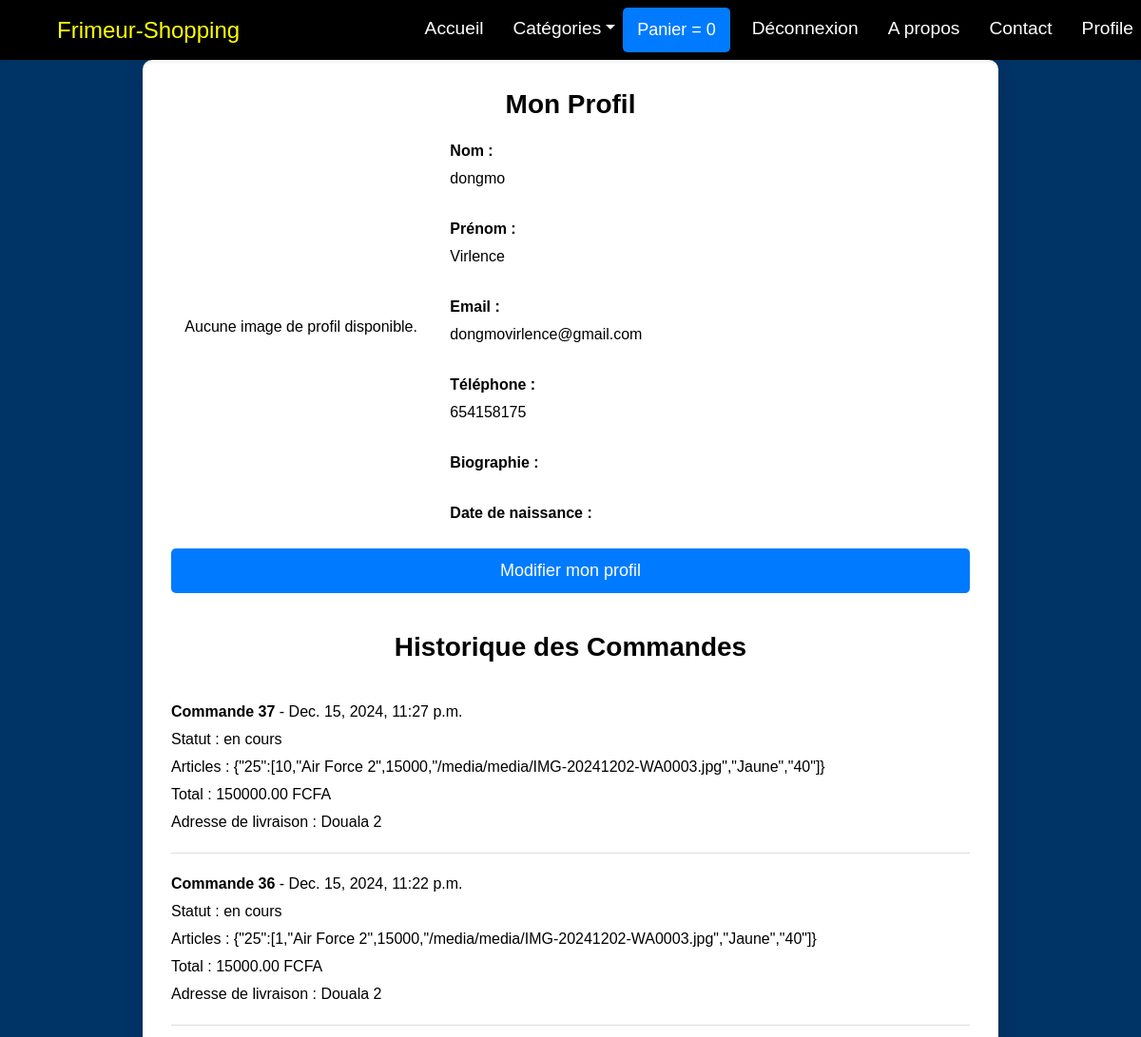
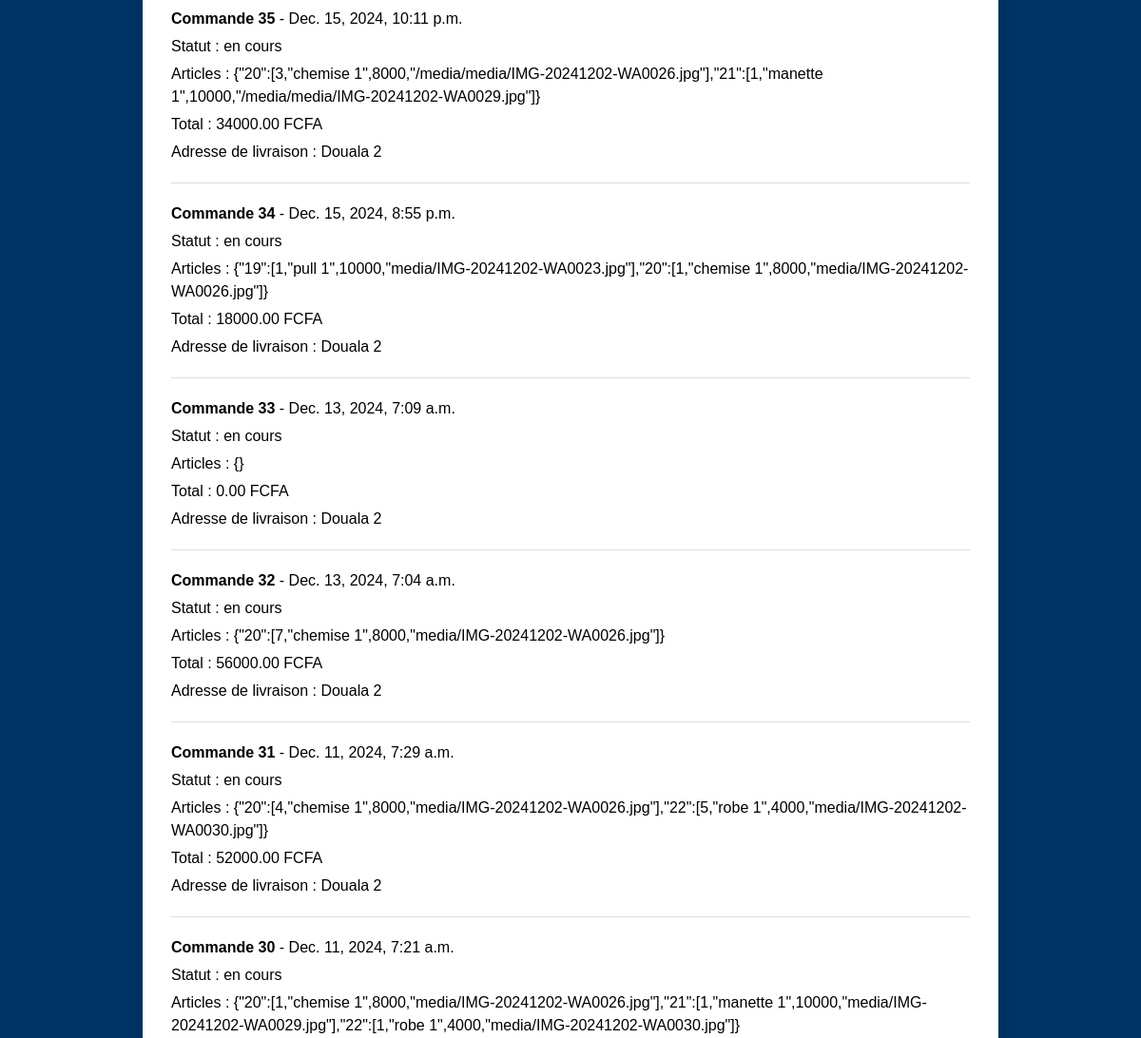
Page /Authentification_du_systeme/profile/ (signed in, upper part) on the earlier database version (2 pictures, top to bottom).
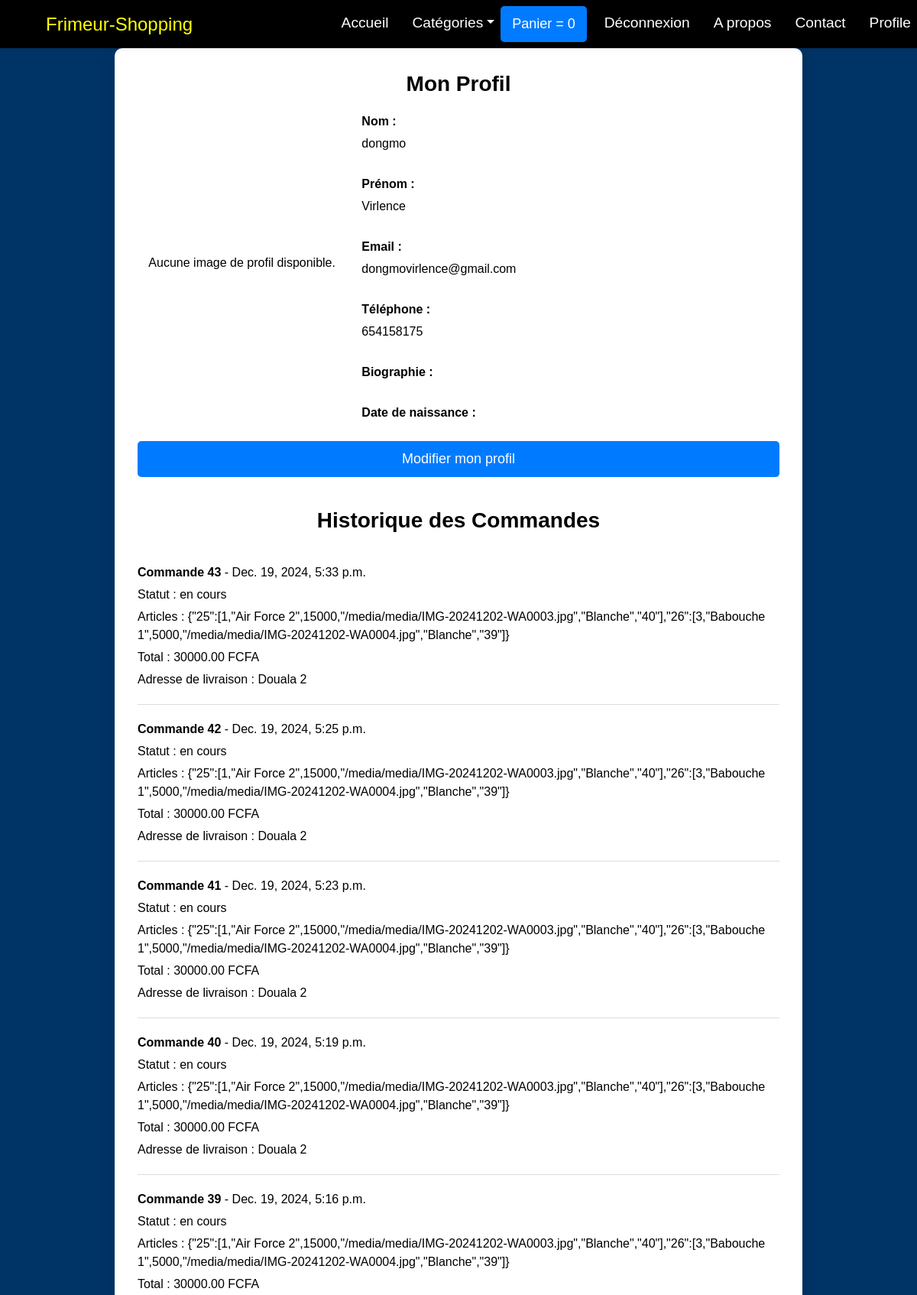
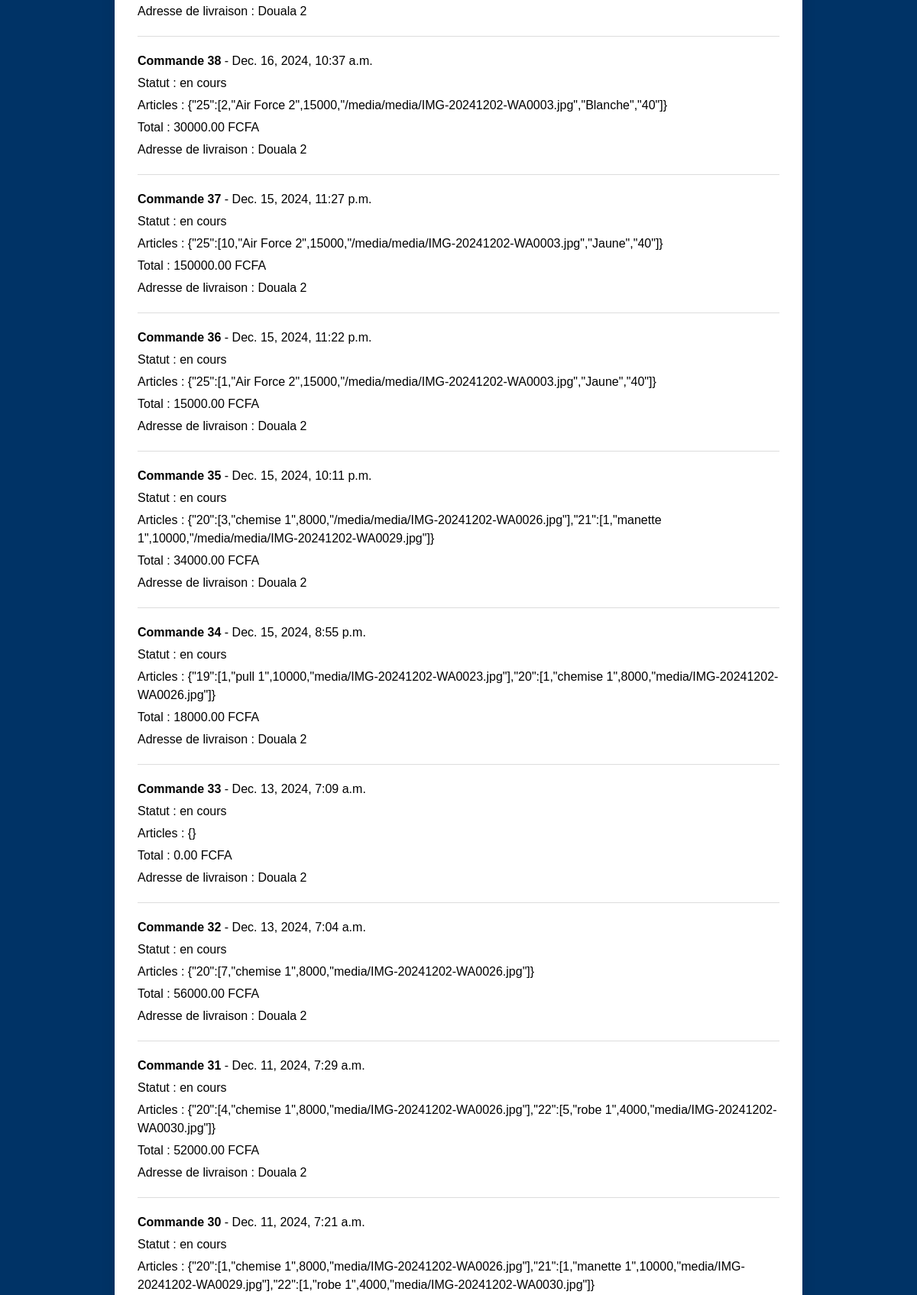
Same page on the later database version (2 pictures, top to bottom).
### Authentification_du_systeme/models.py (models this page shows, shortened)
class CustomUser(AbstractBaseUser, PermissionsMixin):
    email = models.EmailField(unique=True)
    nom = models.CharField(max_length=30)
    prenom = models.CharField(max_length=30)
    telephone = models.CharField(max_length=15)
    is_active = models.BooleanField(default=True)
    is_staff = models.BooleanField(default=False)
    is_superuser = models.BooleanField(default=False)
    objects = CustomUserManager()
    USERNAME_FIELD = 'email'
    REQUIRED_FIELDS = ['nom', 'prenom', 'telephone']

### shop/models.py (models this page shows, shortened)
class Commande(models.Model) :
    STATUS_CHOICES = (
        ('en cours', 'En cours'),
        ('complétée', 'Complétée')
    )
    items = models.CharField(max_length=300)
    total = models.CharField(max_length=300)
    nom = models.CharField(max_length=300)
    email = models.EmailField()
    adresseDeLivraison = models.CharField(max_length=200)
    ville = models.CharField(max_length=200)
    pays = models.CharField(max_length=300)
    date_commande = models.DateTimeField(auto_now=True)
    tel = models.BigIntegerField()
    status = models.CharField(default='en cours', max_length=30)
    user_id = models.ForeignKey(CustomUser, on_delete=models.CASCADE,related_name="commande")
    class Meta :
        ordering = ['-date_commande']

### Authentification_du_systeme/views.py (the view)
# urls.py: path('profile/', views.profile_view, name='profile'),
@login_required(login_url='login_view')
def profile_view(request):
    try:
        profile = request.user.profile
    except Profile.DoesNotExist:
        profile = None
    context = {
        'profile': profile,
        'commandes': Commande.objects.filter(email=request.user.email),
    }
    return render(request, 'profile/profile.html', context)

### Authentification_du_systeme/templates/profile/profile.html (shortened to what this page needs)
{% extends "shop/base.html" %}
{% load static %}
{% block content %}
    <div class="container profile">
        <h1>Mon Profil</h1>
        <div class="profile-header">
            <div class="profile-image">
                {% if profile.profile_image %}
                    <img src="{{ profile.profile_image.url }}" alt="Image de profil">
                {% else %}
                    <p>Aucune image de profil disponible.</p>
                {% endif %}
            </div>
            <div class="profile-info">
                <label for="nom">Nom :</label>
                <p id="nom">{{ request.user.nom }}</p>
                <br>
                <label for="prenom">Prénom :</label>
                <p id="prenom">{{ request.user.prenom }}</p>
                <br>
                <label for="email">Email :</label>
                <p id="email">{{ request.user.email }}</p>
                <br>
                <label for="telephone">Téléphone :</label>
                <p id="telephone">{{ request.user.telephone }}</p>
                <br>
                <label for="bio">Biographie :</label>
                <br>
                <label for="birthday">Date de naissance :</label>
            </div>
        </div>
        <div style="text-align: center; margin-top: 20px;">
            <a href="{% url 'edit_profile' %}" class="btn">Modifier mon profil</a>
        </div>
        <div class="order-history">
            <h1>Historique des Commandes</h1>
            {% if commandes %}
                {% for commande in commandes %}
                <div class="order">
                    <p><strong>Commande {{ commande.id }}</strong> - {{ commande.date_commande }}</p>
                    <p>Statut : {{ commande.status }}</p>
                    <p>Articles : {{ commande.items }}</p>
                    <p>Total : {{ commande.total }}</p>
                    <p>Adresse de livraison : {{ commande.adresseDeLivraison }}</p>
                </div>
                {% endfor %}
            {% else %}
                <p style="text-align: center;">Vous n'avez encore initialisé aucune commande.</p>
            {% endif %}
        </div>
    </div>
{% endblock %}

### shop/templates/shop/base.html (shortened to what this page needs)
{% load static %}
<!DOCTYPE html>
<html lang="en">
<head>
    <link href="https://cdn.jsdelivr.net/npm/bootstrap@5.1.3/dist/css/bootstrap.min.css" rel="stylesheet">
    <link rel="stylesheet" href="{% static 'css/baseStyle.css' %}">
</head>
<body>
    <div class="custom-container">
        <div class="row">
            <div class="col-md-12">
                <nav class="navbar navbar-expand-lg shadow-sm">
                    <a class="navbar-brand" href="{% url 'home' %}">Frimeur-Shopping</a>
                    <div class="collapse navbar-collapse" id="navbarNavDropdown">
                        <ul class="navbar-nav ms-auto mb-2 mb-lg-0">
                            {% if user.is_authenticated %}
                                <li class="nav-item"><a class="nav-link" href="{% url 'home' %}">Accueil</a></li>
                                <li class="nav-item dropdown">
                                    <a class="nav-link dropdown-toggle" href="#" id="navbarDropdownMenuLink" data-toggle="dropdown" aria-haspopup="true" aria-expanded="false">Catégories</a>
                                </li>
                                <li class="nav-item">
                                    <a id="panier" href="{% url 'panier' %}" class="btn btn-secondary">Panier = 0</a>
                                </li>
                                <li class="nav-item"><a class="nav-link" href="{% url 'logout_view' %}">Déconnexion</a></li>
                                <li class="nav-item"><a class="nav-link" href="{% url 'about' %}">A propos</a></li>
                                <li class="nav-item"><a class="nav-link" href="{% url 'contact' %}">Contact</a></li>
                                <li class="nav-item"><a class="nav-link" href="{% url 'profile' %}">Profile</a></li>
                            {% endif %}
                        </ul>
                    </div>
                </nav>
            </div>
        </div>
        {% block content %}{% endblock %}
    </div>
</body>
</html>

### static/css/baseStyle.css (style rules this page uses)
body { font-family: 'Arial', sans-serif; margin: 0; padding: 0; background-color: #003366; color: white; }
.navbar { background-color: black; width: 100%; margin: 0 auto; }
.navbar-brand { color: yellow; font-size: 3vh; margin: 0 5%; }
.navbar-nav { display: flex; flex-direction: row; flex-wrap: wrap; }
.navbar-nav .nav-link { color: #ffffff; margin-left: 15px; font-size: 1.2rem; transition: color 0.3s; }
label { display: block; margin-bottom: 5px; color: white; }
.btn { width: 100%; padding: 0.5vw; font-size: 1.5vw; }

### Authentification_du_systeme/templates/profile/profile.html (style rules this page uses)
.profile { max-width: 900px; margin: auto; background-color: #ffffff; padding: 30px; border-radius: 10px; box-shadow: 0 4px 20px rgba(0, 0, 0, 0.1); color: black; }
h1 { font-size: 28px; margin-bottom: 20px; text-align: center; font-weight: bold; }
.profile-header { display: flex; align-items: center; justify-content: space-between; }
.profile-image { flex: 1; text-align: center; }
.profile-info { flex: 2; margin-left: 20px; }
.profile-info label { font-weight: bold; color: black; }
.profile-info p { margin: 5px 0; }
.order-history { margin-top: 40px; }
.order { border-bottom: 1px solid #ddd; padding: 15px 0; }
.order p { margin: 5px 0; }
.btn { background-color: #007bff; color: white; border: none; padding: 10px 15px; border-radius: 5px; cursor: pointer; transition: background-color 0.3s; }

Differences in the rows shown:
added Commande: id "43", date_commande "Dec. 19, 2024, 5:33 p.m.", status "en cours", items "{\"25\":[1,\"Air Force 2\",15000,\"/media/media/IMG-20241202-WA0003.jpg\",\"Blanche\",\"40\"],\"26\":[3,\"Babouche 1\",5000,\"/media/media/IMG-20241202-WA0004.jpg\",\"Blanche\",\"39\"]}", total "30000.00 FCFA", adresseDeLivraison "Douala 2"
added Commande: id "42", date_commande "Dec. 19, 2024, 5:25 p.m.", status "en cours", items "{\"25\":[1,\"Air Force 2\",15000,\"/media/media/IMG-20241202-WA0003.jpg\",\"Blanche\",\"40\"],\"26\":[3,\"Babouche 1\",5000,\"/media/media/IMG-20241202-WA0004.jpg\",\"Blanche\",\"39\"]}", total "30000.00 FCFA", adresseDeLivraison "Douala 2"
added Commande: id "41", date_commande "Dec. 19, 2024, 5:23 p.m.", status "en cours", items "{\"25\":[1,\"Air Force 2\",15000,\"/media/media/IMG-20241202-WA0003.jpg\",\"Blanche\",\"40\"],\"26\":[3,\"Babouche 1\",5000,\"/media/media/IMG-20241202-WA0004.jpg\",\"Blanche\",\"39\"]}", total "30000.00 FCFA", adresseDeLivraison "Douala 2"
added Commande: id "40", date_commande "Dec. 19, 2024, 5:19 p.m.", status "en cours", items "{\"25\":[1,\"Air Force 2\",15000,\"/media/media/IMG-20241202-WA0003.jpg\",\"Blanche\",\"40\"],\"26\":[3,\"Babouche 1\",5000,\"/media/media/IMG-20241202-WA0004.jpg\",\"Blanche\",\"39\"]}", total "30000.00 FCFA", adresseDeLivraison "Douala 2"
added Commande: id "39", date_commande "Dec. 19, 2024, 5:16 p.m.", status "en cours", items "{\"25\":[1,\"Air Force 2\",15000,\"/media/media/IMG-20241202-WA0003.jpg\",\"Blanche\",\"40\"],\"26\":[3,\"Babouche 1\",5000,\"/media/media/IMG-20241202-WA0004.jpg\",\"Blanche\",\"39\"]}", total "30000.00 FCFA", adresseDeLivraison "Douala 2"
added Commande: id "38", date_commande "Dec. 16, 2024, 10:37 a.m.", status "en cours", items "{\"25\":[2,\"Air Force 2\",15000,\"/media/media/IMG-20241202-WA0003.jpg\",\"Blanche\",\"40\"]}", total "30000.00 FCFA", adresseDeLivraison "Douala 2"
